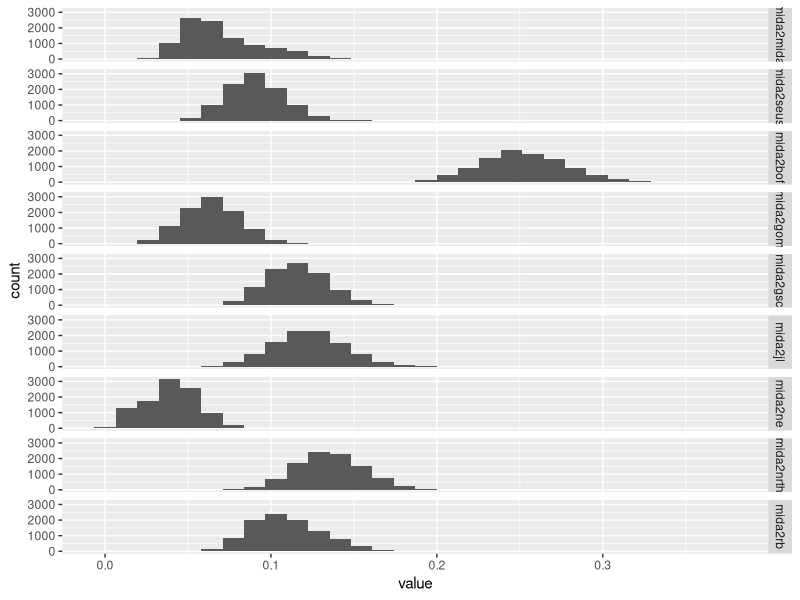

R code for this plot:
## ---- chunk 1
dir1 <- floor(runif(9, 1, 8))
dir2 <- floor(runif(9, 1, 22))
dir3 <- floor(runif(9, 1, 25))
allDirs <- data.frame(expert = rep(1:3, each = 9), priors = c(dir1, dir2, dir3))
simDat <- c(15, 25, 60, 5, 17, 23, 1, 35, 21)

df <- data.frame(data = simDat,
                 expert1 = dir1,
                 expert2 = dir2,
                 expert3 = dir3)
knitr::kable(df, caption = "Table 1. Data for worked example and 3 experts' prior Dirichlet distributions.")
## ---- chunk 2

calcC <- function(data, prior){
  dd <- as.vector(data)
  pp <- as.vector(prior)
  if(length(dd) != length(pp)) stop('Data and prior lengths do not match')
  c <- prod(lgamma(dd + pp)) / lgamma(sum(dd + pp)) 
  # note that without using log gamma, this blows up.
  return(c)
}

calcC(simDat, dir1)
## ---- chunk 3
c1 <- calcC(simDat, dir1)
c2 <- calcC(simDat, dir2)
c3 <- calcC(simDat, dir3)

k1 <- (1/3 * c1) / (1/3 * c1 + 1/3 * c2 + 1/3 * c3)
k2 <- (1/3 * c2) / (1/3 * c1 + 1/3 * c2 + 1/3 * c3)
k3 <- (1/3 * c3) / (1/3 * c1 + 1/3 * c2 + 1/3 * c3)
K <- c(k1, k2, k3)
## ---- chunk 4
round(K, 3)
## ---- chunk 5
a <- runif(1)
idx <- which.min(abs(K - a))
prior <- allDirs[allDirs$expert == idx, 'priors']
library(gtools)
post <- rdirichlet(1, simDat + prior)
round(post, 3)
## ---- chunk 6
nsamp <- 10000
outdf <- matrix(nrow = nsamp, ncol = 9)
colnames(outdf) <- c('mida2mida', 'mida2seus', 'mida2bof', 'mida2gom', 'mida2gsc', 'mida2jl', 'mida2ne', 'mida2nrth', 'mida2rb')
for(i in 1:nsamp){
  idx <- which(rmultinom(1:3, 1, K) == 1)
  prior <- allDirs[allDirs$expert == idx, 'priors']
  outdf[i, ] <- rdirichlet(1, simDat + prior)
}
## ---- chunk 7
library(reshape2)
library(ggplot2)
dflong <- melt(as.data.frame(outdf))
p <- ggplot(data = dflong, aes(value, group = variable))+
  geom_histogram()+
  facet_grid(variable ~ .)
p
